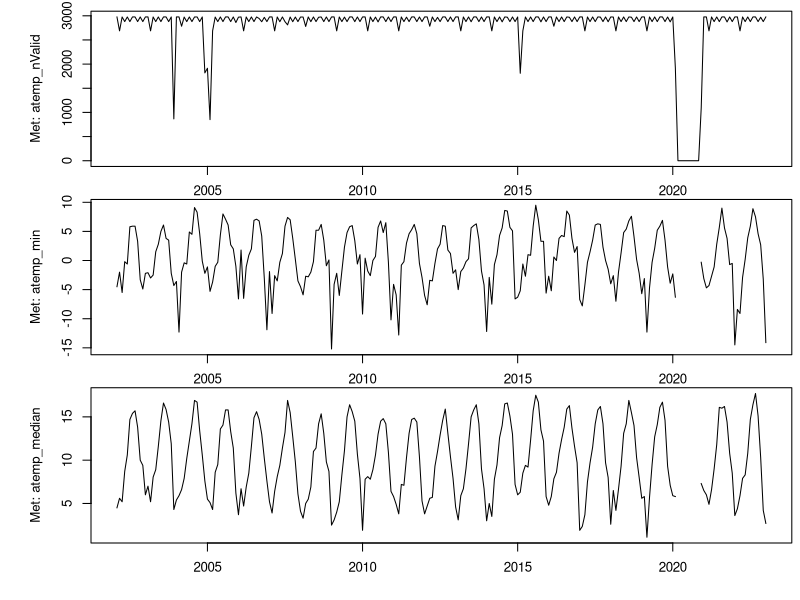
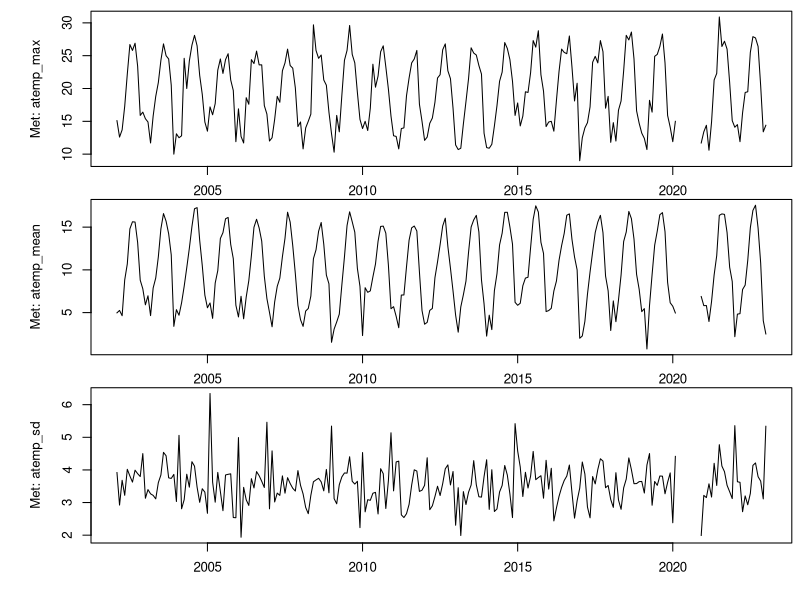
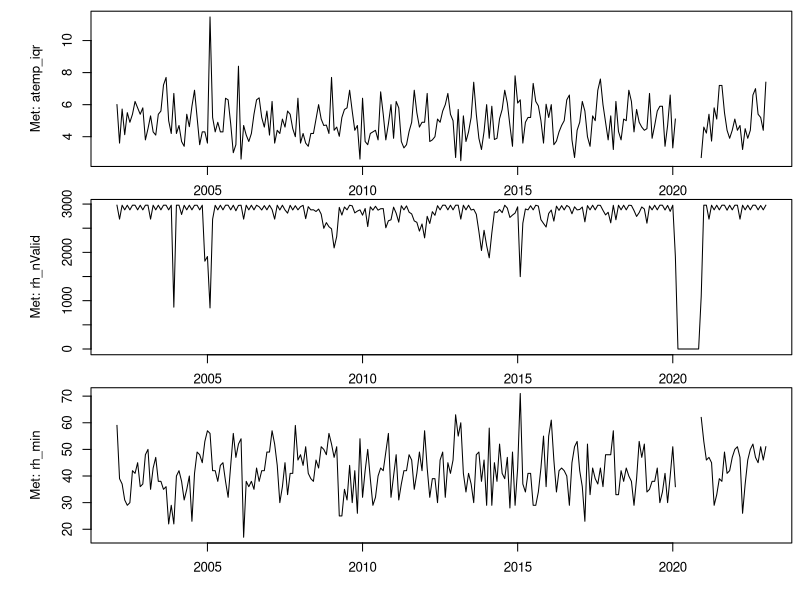
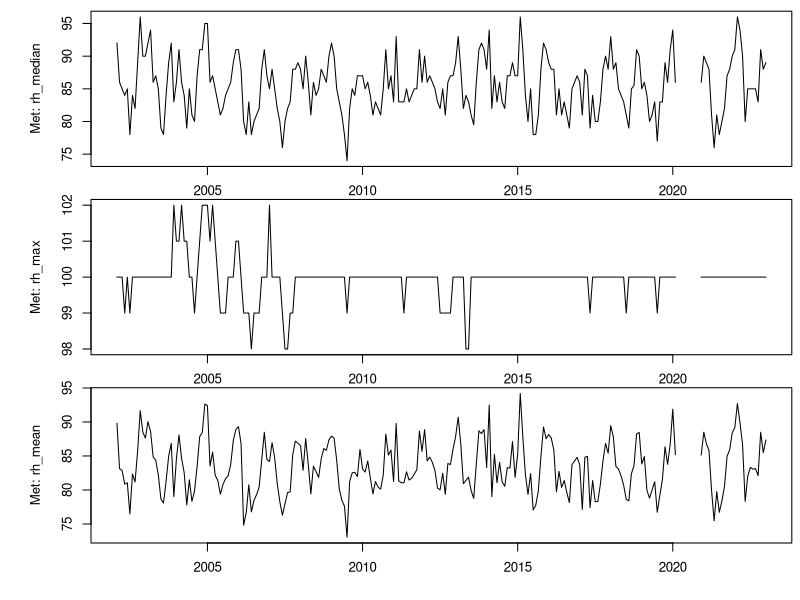
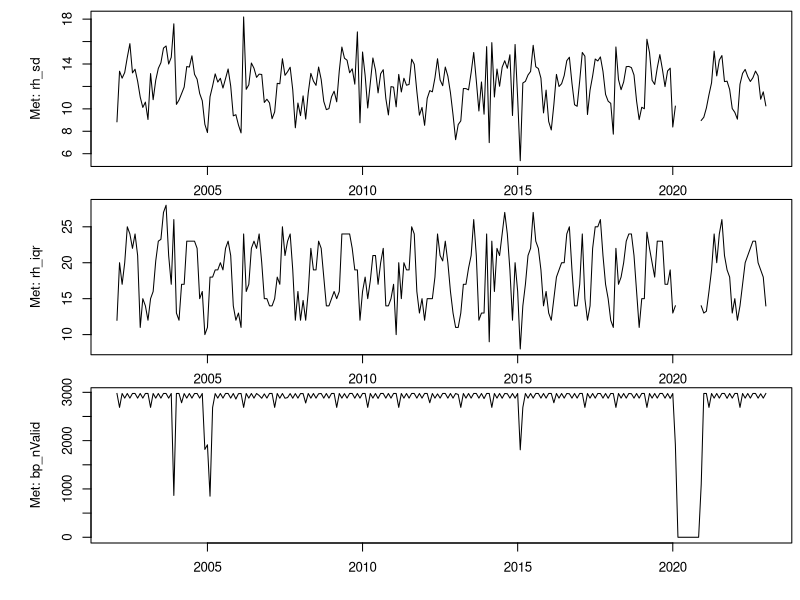
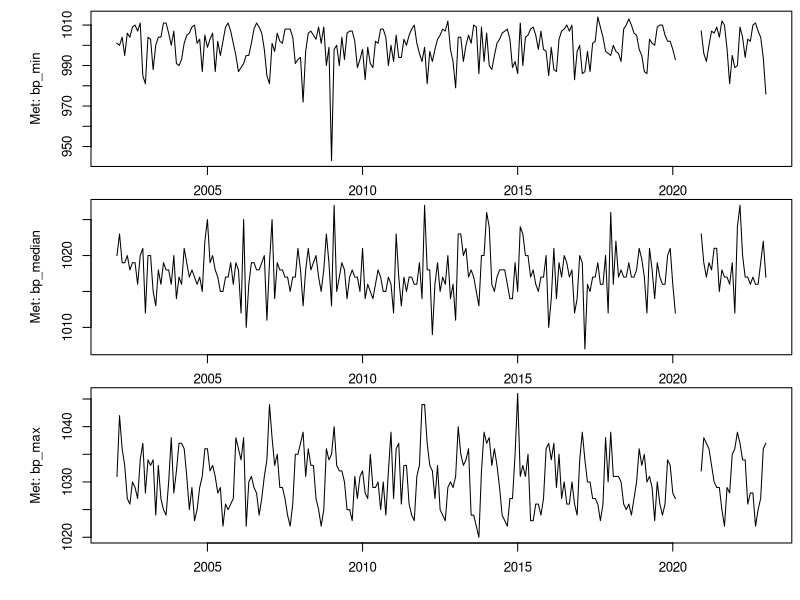
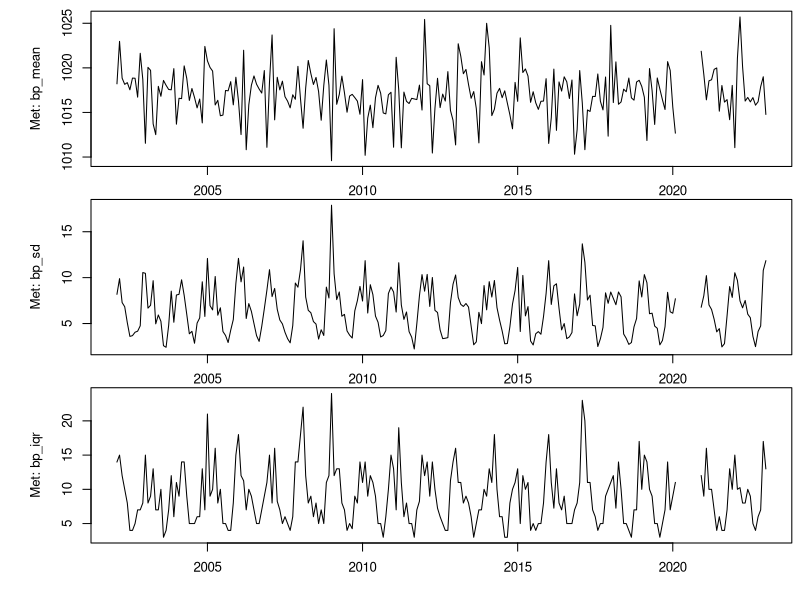
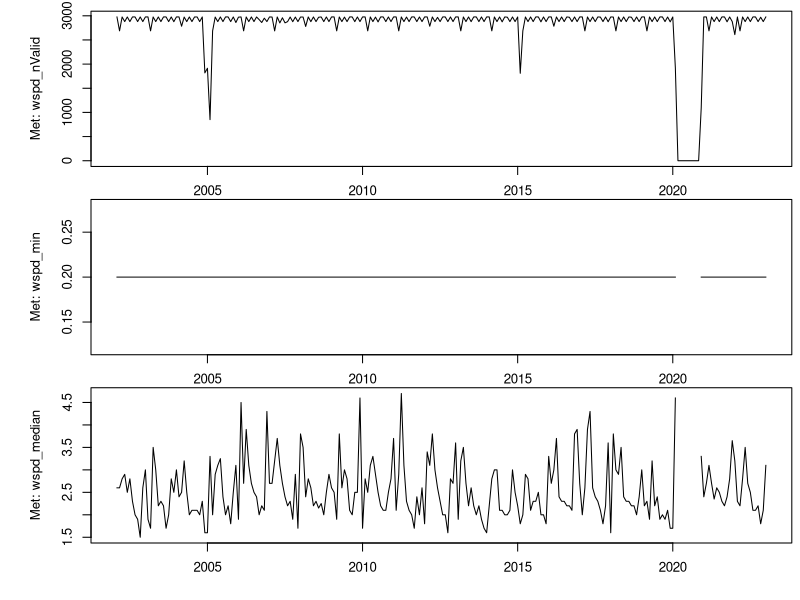

These figures' R source, in order:

###########################
# Begin user input section

# Set the working directory to wherever this script is located
setwd("/Users/hitelab/OneDrive/Master/R_projects/SWMPProject")

# Identify the meteorological (met), nutrient (nut), and water quality (WQ) data files for your reserve
metFile <- read.csv("Data/PDB/met_pdb.csv")
nutFile = read.csv("Data/PDB/nut_pdb.csv")
wqFile  = read.csv("Data/PDB/wq_pdb.csv")
# End user input section
###########################

# Load the data into separate data frames
datMet = read.csv("Data/PDB/met_pdb.csv")
datNut =  read.csv("Data/PDB/nut_pdb.csv")
datWQ  = read.csv("Data/PDB/wq_pdb.csv")



# Create a handy year fraction variable for each data frame for plotting
datMet$YearFrac = datMet$year + datMet$month/12
datNut$YearFrac = datNut$year + datNut$month/12
datWQ$YearFrac  = datWQ$year + datWQ$month/12

# Each reserve can have multiple sampling stations
# Determine the number of stations for each data frame
uMet = unique(datMet$station)
uNut = unique(datNut$station)
uWQ  = unique(datWQ$station)

# Print out the unique stations for each data frame
cat('Unique met stations: ',uMet,'\n')
cat('Unique nut stations: ',uNut,'\n')
cat('Unique WQ  stations: ',uWQ,'\n')

# Cycle through the met data and plot in natural order
par(mfrow=c(3,1),lend=2,mai = c(0.25,0.75, 0.08, 0.05),oma = c(2,1,0.2,0.2), cex = 0.8)

print(paste('Generating ', (dim(datMet)[2]-4-1)/3, ' plots...',sep=""))
# Note that the first 4 columns do not contain observational data
for (i in 5:dim(datMet)[2]){
  thisVar = colnames(datMet[i])
  if (thisVar != 'YearFrac'){ # Only plot if it's actually data
    plot(datMet$YearFrac,datMet[,i],type='l',
         xlab="Year",ylab=paste("Met: ", thisVar,sep=""))
  }
}

# For nutrient and water quality data, there can be several sites
# Setup color scheme for plotting multiple sites per panel
myCol = c('black','red','blue','green', 'maroon', 'cyan', 'orange', 'gray', 'pink')

# Cycle through the nutrient data and plot
par(mfrow=c(3,1),lend=2,mai = c(0.25,0.75, 0.08, 0.05),oma = c(2,1,0.2,0.2), cex = 0.8)

print(paste('Generating ', (dim(datNut)[2]-4-1)/3, ' plots...',sep=""))
# Cycle through the variables
for (i in 5:dim(datNut)[2]){
  thisVar = colnames(datNut[i])
  if (thisVar != 'YearFrac'){ # Only plot if it's actually data
    # Cycle through the sites
    myXLim = c(min(datNut$YearFrac,na.rm=TRUE),max(datNut$YearFrac,na.rm=TRUE))
    myYLim = c(min(datNut[,i],na.rm=TRUE),max(datNut[,i],na.rm=TRUE))
    if (any(is.infinite(myYLim))){ # In this case, there are no data and min/max produces Inf
      myYLim = c(0,0)
    }
    for (j in 1:length(uNut)){
      #thisNut = uNut[i]
      whichRows = which(datNut$station==uNut[j])
      if (j==1){
        plot(datNut$YearFrac[whichRows],datNut[whichRows,i],type='l',col=myCol[j],
             xlab="Year",ylab=paste("Nut: ", thisVar,sep=""))#,main=paste('Site ',siteName))
      }else{
        lines(datNut$YearFrac[whichRows],datNut[whichRows,i],col=myCol[j])
      }
    }
    legend('topleft',legend=uNut,lty=c(1,1,1,1,1),col=myCol)
  }
}

# Cycle through the water quality (WQ) data and plot
par(mfrow=c(3,1),lend=2,mai = c(0.25,0.75, 0.08, 0.05),oma = c(2,1,0.2,0.2), cex = 0.8)

print(paste('Generating ', (dim(datWQ)[2]-4-1)/3, ' plots...',sep=""))
# Cycle through the variables
for (i in 5:dim(datWQ)[2]){
  thisVar = colnames(datWQ[i])
  if (thisVar != 'YearFrac'){ # Only plot if it's actually data
    # Cycle through the sites
    # Set the overall X and Y limits
    myXLim = c(min(datWQ$YearFrac,na.rm=TRUE),max(datWQ$YearFrac,na.rm=TRUE))
    myYLim = c(min(datWQ[,i],na.rm=TRUE),max(datWQ[,i],na.rm=TRUE))
    if (any(is.infinite(myYLim))){ # In this case, there are no data and min/max produces Inf
      myYLim = c(0,0)
    }
    for (j in 1:length(uWQ)){ # For each unique site (uWQ), plot the water quality line
      whichRows = which(datWQ$station==uWQ[j])
      if (j==1){
        plot(datWQ$YearFrac[whichRows],datWQ[whichRows,i],xlim=myXLim,ylim=myYLim,type='l',col=myCol[j],
             xlab="Year",ylab=paste("WQ: ", thisVar,sep=""))#,main=paste('Site ',siteName))
      }else{
        lines(datWQ$YearFrac[whichRows],datWQ[whichRows,i],col=myCol[j])
      }
    }
    legend('topleft',legend=uWQ,lty=c(1,1,1,1,1),col=myCol)
  }
}

